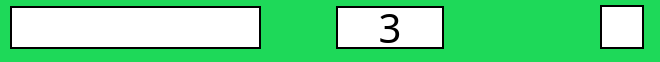
       <widget class="QWidget" name="key20" native="true">
        <property name="sizePolicy">
         <sizepolicy hsizetype="Preferred" vsizetype="Fixed">
          <horstretch>0</horstretch>
          <verstretch>0</verstretch>
         </sizepolicy>
        </property>
        <property name="minimumSize">
         <size>
          <width>0</width>
          <height>55</height>
         </size>
        </property>
        <property name="maximumSize">
         <size>
          <width>16777215</width>
          <height>90</height>
         </size>
        </property>
        <property name="cursor">
         <cursorShape>PointingHandCursor</cursorShape>
        </property>
        <property name="styleSheet">
         <string notr="true">background-color: rgb(30, 217, 89);
</string>
        </property>
        <widget class="QLineEdit" name="game_command20">
         <property name="geometry">
          <rect>
           <x>10</x>
           <y>6</y>
           <width>251</width>
           <height>43</height>
          </rect>
         </property>
         <property name="sizePolicy">
          <sizepolicy hsizetype="Expanding" vsizetype="Preferred">
           <horstretch>0</horstretch>
           <verstretch>0</verstretch>
          </sizepolicy>
         </property>
         <property name="minimumSize">
          <size>
           <width>0</width>
           <height>43</height>
          </size>
         </property>
         <property name="maximumSize">
          <size>
           <width>16777215</width>
           <height>16777215</height>
          </size>
         </property>
         <property name="font">
          <font>
           <family>Berlin Sans FB</family>
           <pointsize>20</pointsize>
          </font>
         </property>
         <property name="styleSheet">
          <string notr="true">background-color: rgb(255, 255, 255);
color: rgb(0, 0, 0);
border-style: solid;
border-width: 2px;
border-color: black;</string>
         </property>
         <property name="inputMask">
          <string notr="true"/>
         </property>
         <property name="maxLength">
          <number>16</number>
         </property>
        </widget>
        <widget class="QLabel" name="key_20_name">
         <property name="geometry">
          <rect>
           <x>336</x>
           <y>6</y>
           <width>108</width>
           <height>43</height>
          </rect>
         </property>
         <property name="font">
          <font>
           <family>Berlin Sans FB</family>
           <pointsize>30</pointsize>
          </font>
         </property>
         <property name="styleSheet">
          <string notr="true">background-color: rgb(255, 255, 255);
border-style: solid;
border-width: 2px;
border-color: black;</string>
         </property>
         <property name="text">
          <string>3</string>
         </property>
         <property name="alignment">
          <set>Qt::AlignCenter</set>
         </property>
        </widget>
        <widget class="QCheckBox" name="checkBox3">
         <property name="geometry">
          <rect>
           <x>600</x>
           <y>2</y>
           <width>51</width>
           <height>51</height>
          </rect>
         </property>
         <property name="styleSheet">
          <string notr="true">QCheckBox::indicator {
     width: 40px;
     height: 40px;
	border-style: solid;
    border-width: 2px;
    border-color: black;
}

QCheckBox::indicator:checked {
  background-color: rgb(7, 113, 240);
}
QCheckBox::indicator:unchecked {
    background-color: rgb(255, 255, 255);
}
</string>
         </property>
         <property name="text">
          <string/>
         </property>
         <property name="iconSize">
          <size>
           <width>23</width>
           <height>28</height>
          </size>
         </property>
         <property name="checkable">
          <bool>true</bool>
         </property>
        </widget>
       </widget>
